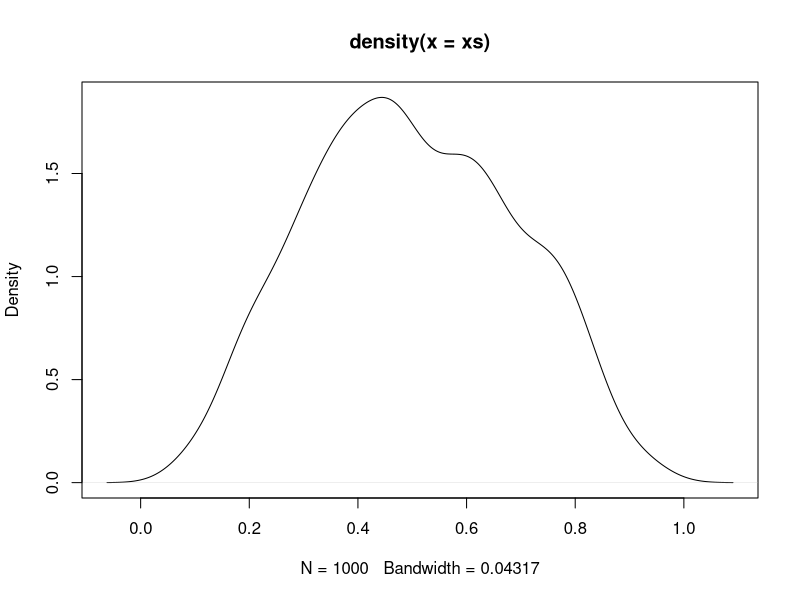

This chart was generated by the following R code:

n = 1000
a = 3
b = 3

# checking density 
xs = rbeta(n, shape1 = a, shape2 = b)
plot(density(xs))

mc.cdf.beta = function (p, shape1, shape2) {
  if (p <= 0 || p >= 1) return(0)
  us = runif(n)
  return(mean(dbeta(p*us, a, b)) * p)
}

xs = seq(0, 1, 0.1)

round(rbind(sapply(xs, function (x) mc.cdf.beta(x, a, b)), sapply(xs, function(x) pbeta(x, a, b))), 3)
